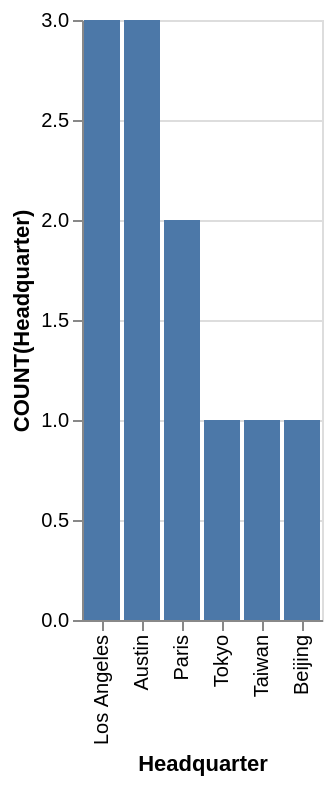

Vega-Lite specification for this chart:
### Vega-Lite specification from a JSON file in a GitHub repository (floating-point values rounded to 4 significant figures)
{"data": {"values": [{"x_data": "Los Angeles", "y_data": 3}, {"x_data": "Austin", "y_data": 3}, {"x_data": "Paris", "y_data": 2}, {"x_data": "Tokyo", "y_data": 1}, {"x_data": "Taiwan", "y_data": 1}, {"x_data": "Beijing", "y_data": 1}]}, "mark": "bar", "encoding": {"x": {"field": "x_data", "type": "nominal", "title": "Headquarter", "sort": {"op": "sum", "field": "y_data", "order": "descending"}}, "y": {"field": "y_data", "type": "quantitative", "title": "COUNT(Headquarter)"}}}
